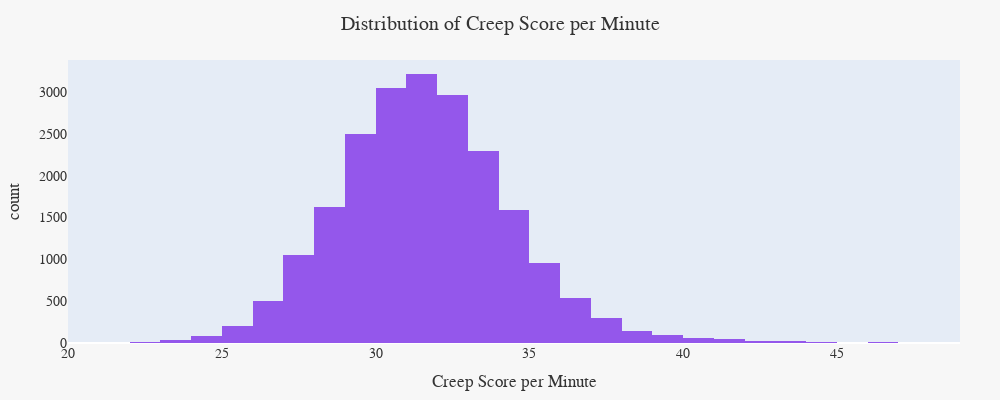

Notebook code for this chart:
### Code cell
fig = px.histogram(
    df,
    x="cspm",
    color_discrete_sequence=["#9457EB"],
    nbins=30,
    title="Distribution of Creep Score per Minute",
    labels={"cspm":"Creep Score per Minute"},
)
fig.update_layout(
    paper_bgcolor="#F7F7F7",               
    width= 1000,
    height=400,
    margin=dict(l=40, r=40, t=60, b=40),
    title_x=0.5,
    font=dict(family="Calibri, sans-serif", size=14, color="#333333"),
    xaxis=dict(showgrid=False),  
    yaxis=dict(showgrid=False) 
)

fig.show()

### Figure 1 — Plotly figure (JSON) as saved in the notebook; plotly's stock layout.template omitted (floating-point values rounded to 4 significant figures; data arrays with more than 128 entries replaced by an {"elided": "..."} marker saying what was removed)
{"data": [{"alignmentgroup": "True", "bingroup": "x", "hovertemplate": "Creep Score per Minute=%{x}<br>count=%{y}<extra></extra>", "legendgroup": "", "marker": {"color": "#9457EB", "pattern": {"shape": ""}}, "name": "", "nbinsx": 30, "offsetgroup": "", "orientation": "v", "showlegend": false, "type": "histogram", "x": {"elided": "21312 float values"}, "xaxis": "x", "yaxis": "y"}], "layout": {"barmode": "relative", "font": {"color": "#333333", "family": "Calibri, sans-serif", "size": 14}, "height": 400, "legend": {"tracegroupgap": 0}, "margin": {"b": 40, "l": 40, "r": 40, "t": 60}, "paper_bgcolor": "#F7F7F7", "title": {"text": "Distribution of Creep Score per Minute", "x": 0.5}, "width": 1000, "xaxis": {"anchor": "y", "domain": [0, 1], "showgrid": false, "title": {"text": "Creep Score per Minute"}}, "yaxis": {"anchor": "x", "domain": [0, 1], "showgrid": false, "title": {"text": "count"}}}}
